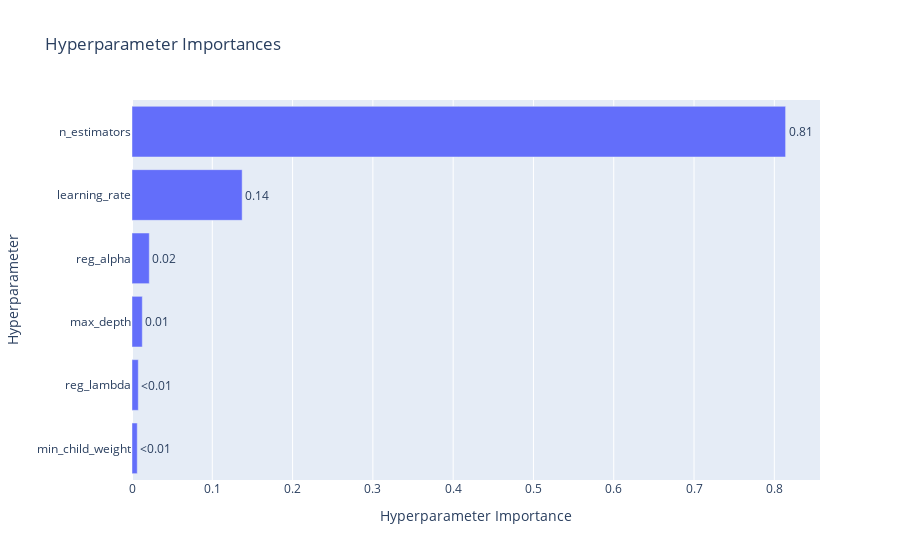

Notebook source saved alongside this figure:
### Code cell
plot_param_importances(study_xgb)

### Figure 1 — Plotly figure (JSON) as saved in the notebook; plotly's stock layout.template omitted (floating-point values rounded to 4 significant figures)
{"data": [{"cliponaxis": false, "hovertemplate": ["min_child_weight (IntDistribution): 0.006536534699425389<extra></extra>", "reg_lambda (FloatDistribution): 0.00783942352997554<extra></extra>", "max_depth (IntDistribution): 0.01285294339343604<extra></extra>", "reg_alpha (FloatDistribution): 0.021521340460405342<extra></extra>", "learning_rate (FloatDistribution): 0.13719805332063242<extra></extra>", "n_estimators (IntDistribution): 0.8140517045961251<extra></extra>"], "name": "Objective Value", "orientation": "h", "text": ["<0.01", "<0.01", "0.01", "0.02", "0.14", "0.81"], "textposition": "outside", "type": "bar", "x": [0.006537, 0.007839, 0.01285, 0.02152, 0.1372, 0.8141], "y": ["min_child_weight", "reg_lambda", "max_depth", "reg_alpha", "learning_rate", "n_estimators"]}], "layout": {"title": {"text": "Hyperparameter Importances"}, "xaxis": {"title": {"text": "Hyperparameter Importance"}}, "yaxis": {"title": {"text": "Hyperparameter"}}}}
